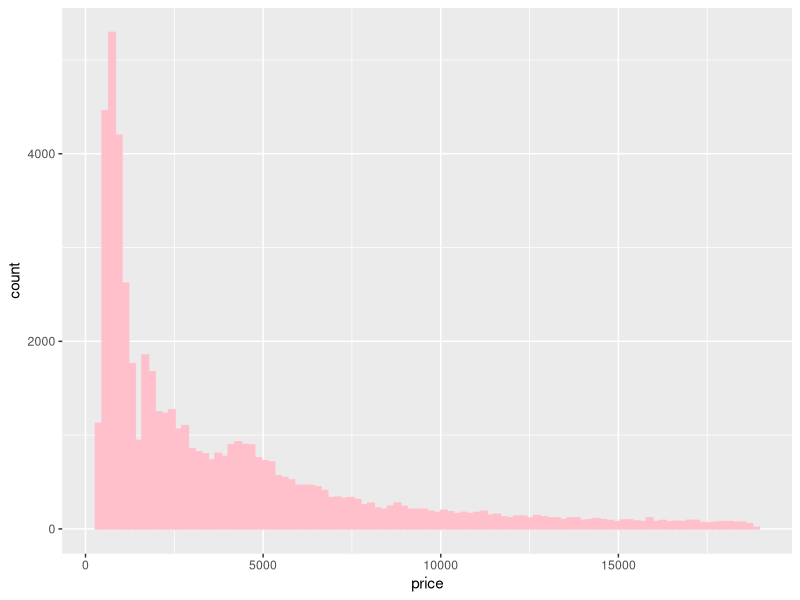
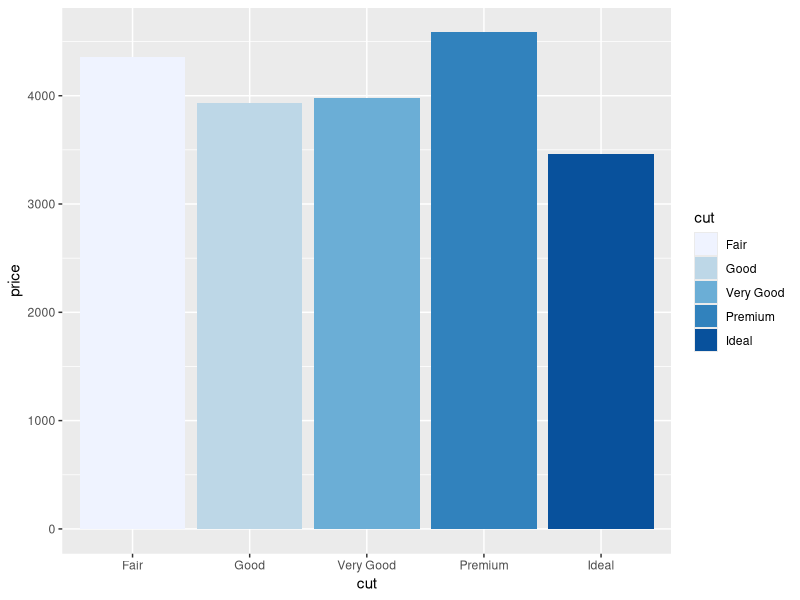

Source code (R) for these figures, in order:
## ---- chunk 1
library(tidyverse)
library(ggthemes)
## ---- chunk 2
hist100 <- geom_histogram(bins  = 100, color = "pink", fill = "pink")

# Test this object with diamonds:
ggplot(diamonds, aes(price)) +
  hist100
## ---- chunk 3
bluePalette <- scale_fill_brewer()

# Test this object with diamonds dataset:
ggplot(diamonds, aes(cut, price, fill = cut)) +
  geom_bar(stat = "summary", fun.y = "mean") +
  scale_fill_brewer()
## ---- chunk 4
theme_grey
